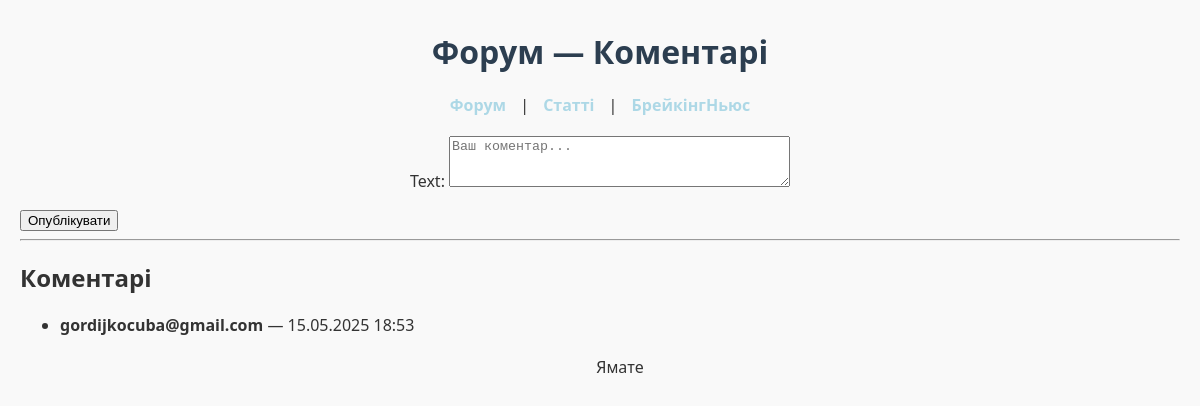
The page /explore/forum/ (signed in) on the database its author committed.
### explore/models.py (models this page shows, shortened)
class ForumComment(models.Model):
    user = models.ForeignKey(settings.AUTH_USER_MODEL, on_delete=models.CASCADE)
    text = models.TextField()
    created_at = models.DateTimeField(auto_now_add=True)
    parent = models.ForeignKey(
        'self', null=True, blank=True, related_name='replies', on_delete=models.CASCADE
    )
    upvotes = models.ManyToManyField(settings.AUTH_USER_MODEL, related_name='upvoted_comments', blank=True)
    downvotes = models.ManyToManyField(settings.AUTH_USER_MODEL, related_name='downvoted_comments', blank=True)

### account/models.py (models this page shows, shortened)
class CustomUser(AbstractUser):
    phone_validator = RegexValidator(
        regex=r'^\+?1?\d{10,15}$',
        message="Phone number must be entered in the format: '+380123456789'. Up to 15 digits allowed."
    )
    username = None
    phone = models.CharField(
        _("phone number"),
        max_length=20,
        unique=True,
        validators=[phone_validator],
        error_messages={
            "unique": _("A user with that phone number already exists."),
        },
    )
    email = models.EmailField(
        _("email address"),
        unique=True,
        error_messages={
            "unique": _("A user with that email address already exists."),
        },
    )
    USERNAME_FIELD = "email"
    REQUIRED_FIELDS = ["phone"]
    objects = CustomUserManager()
    class Meta:
        db_table = 'user'

### explore/views.py (the view)
# urls.py: path('forum/', views.forum, name='forum'),
def forum(request):
    comments = ForumComment.objects.order_by('-created_at')
    if request.method == 'POST':
        if request.user.is_authenticated:
            form = ForumCommentForm(request.POST)
            if form.is_valid():
                comment = form.save(commit=False)
                comment.user = request.user
                comment.save()
                form = ForumCommentForm()  # очистити форму після відправки
        else:
            form = None  # неавторизований користувач
    else:
        form = ForumCommentForm() if request.user.is_authenticated else None
    context = {
        'title': 'Форум',
        'menu': explore_menu,
        'form': form,
        'comments': comments,
    }
    return render(request, 'forum.html', context)

### explore/forms.py
class ForumCommentForm(forms.ModelForm):
    class Meta:
        model = ForumComment
        fields = ['text']
        widgets = {
            'text': forms.Textarea(attrs={'rows': 3, 'placeholder': 'Ваш коментар...'}),
        }

### explore/templates/forum.html (shortened to what this page needs)
{% extends 'base.html' %}
{% load static %}
{% block content %}
<h1>Форум — Коментарі</h1>
<p>
    {% for item in menu %}
        <a href="{% url item.url_name %}" style="color: lightblue;">{{ item.name }}</a>
        {% if not forloop.last %} | {% endif %}
    {% endfor %}
</p>
{% if user.is_authenticated %}
    <form method="post">
        {{ form.as_p }}
        <button type="submit">Опублікувати</button>
    </form>
{% else %}
    <p>Тільки зареєстровані користувачі можуть писати коментарі. <a href="{% url 'account:login' %}">Увійдіть</a>.</p>
{% endif %}
<hr>
<h2>Коментарі</h2>
<ul>
    {% for comment in comments %}
        <li>
            <strong>{{ comment.user.email }}</strong> — {{ comment.created_at|date:"d.m.Y H:i" }}<br>
            {{ comment.text|linebreaks }}
        </li>
    {% empty %}
        <li>Поки що немає коментарів.</li>
    {% endfor %}
</ul>
{% endblock %}

### HRTR/static/HRTR/css/base.css (style rules this page uses)
body { font-family: 'Segoe UI', Tahoma, Geneva, Verdana, sans-serif; background-color: #f9f9f9; margin: 0; padding: 0 20px; color: #333; }
h1 { color: #2c3e50; margin-top: 30px; text-align: center; }
p { text-align: center; margin-top: 20px; }
a { color: #3498db; text-decoration: none; font-weight: bold; padding: 5px 10px; transition: background-color 0.2s ease, color 0.2s ease; }

### rows shown on the page
ForumComment: user.email "gordijkocuba@gmail.com", created_at "15.05.2025 18:53", text "Ямате"

### other values the page prints
{{ item.name }} "Форум" "Статті" "БрейкінгНьюс"
